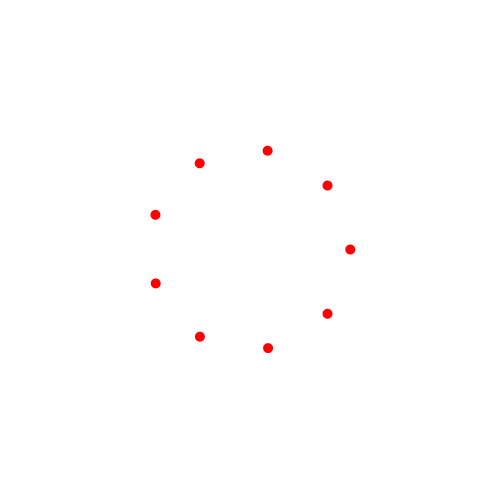
Frame 1 (no input)
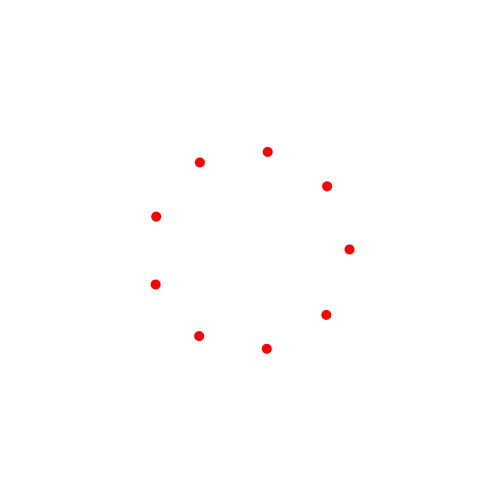
Frame 60 (the mouse pressed at the canvas centre just before this capture)
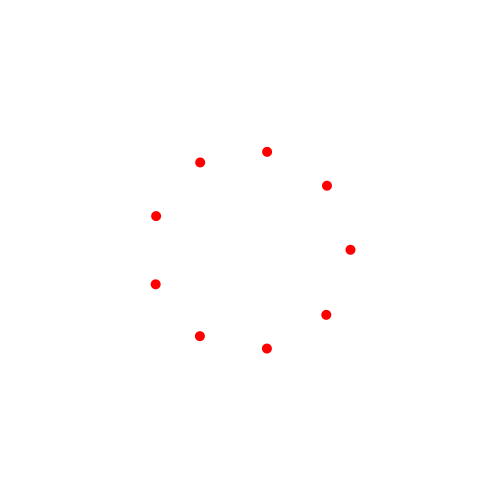
Frame 120 (the mouse held since frame 60 and released just before this capture)

The Processing sketch that drew these frames (run headless with seeded random() and noise(); from frame 60 on, the mouse is pressed at the canvas centre):

// Processing sketch: processing_53444
// ── processing_53444.pde

void setup()
{
  size(500, 500);
  smooth();

}

void draw()
{
  background(255);
  noStroke();
  translate(width/2,height/2);
  
for (int i=0;i<360;i+=40) {


        float y = sin (radians(i))*100;//other than circle, ref to math equations!!
        float x = cos (radians(i))*100;
        
        x+=random(-1, 1);
        y+=random(-1, 1);
        
        fill(255, 0, 0);
        ellipse(x,y,10,10);
}        
}
